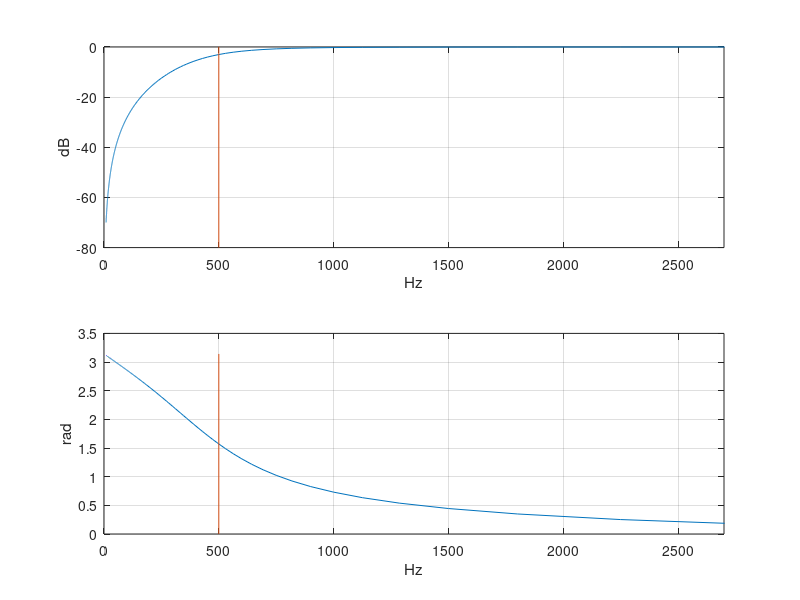

Write MATLAB code to recreate this figure.
function [Bx,Ax] = freqResp

N  =   1e3;                     % set points around the whole unit circle
sampleRate = 9*1e3;             % sampling frequency
freq = flip(sampleRate./(2:1:N));  % Evaluation frequencies

filterOrder  = 2;                       %
filterType   = 'high';                  %
highFreq = 500 ;                      % Hz
normFreq = 2*highFreq/sampleRate;     %

[Bx, Ax] = butter(filterOrder, normFreq, filterType);
h = freqz(Bx,Ax,freq,sampleRate);

%% 
chap = '5';
sect = '12';
desc = 'freqResp';
fileName = [chap sect desc];
xts = 'epsc';
path = 'graph/';

subplot(2,1,1), plot(freq,   20*log10(abs(h)) )
                grid on;
                line([highFreq highFreq],[-80 1]);
                xlabel('Hz');
                ylabel('dB');
                xlim([0 sampleRate*0.3]);
                ylim([-80 0]);
                
subplot(2,1,2), plot(freq, angle(h) )
                grid on;
                line([highFreq highFreq],[0 pi])
                xlabel('Hz');
                ylabel('rad');
                xlim([0 sampleRate*0.3]);


%% save and close figure
saveas(gcf, [path fileName], xts);
close;
                
end

